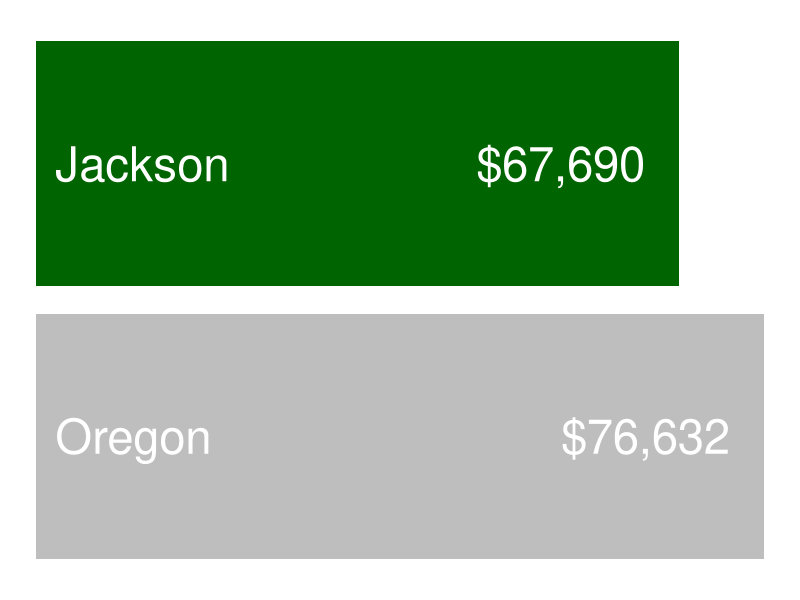
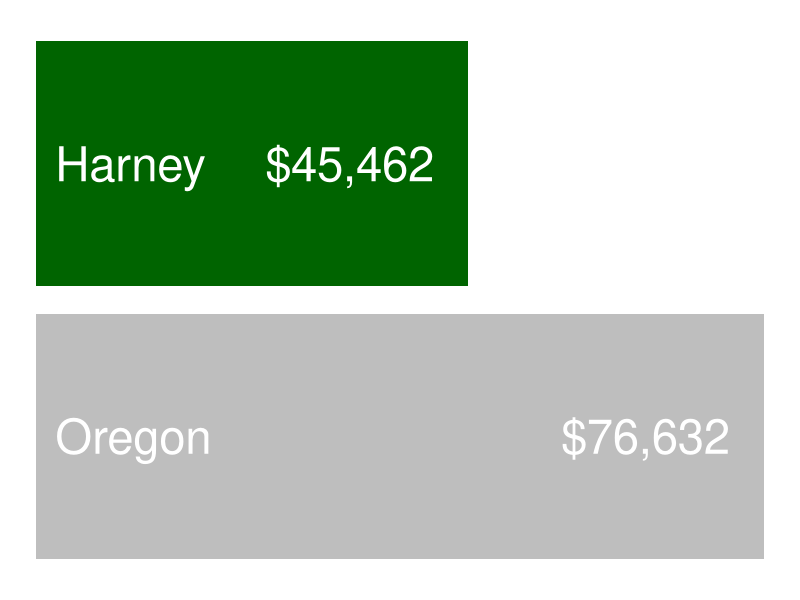
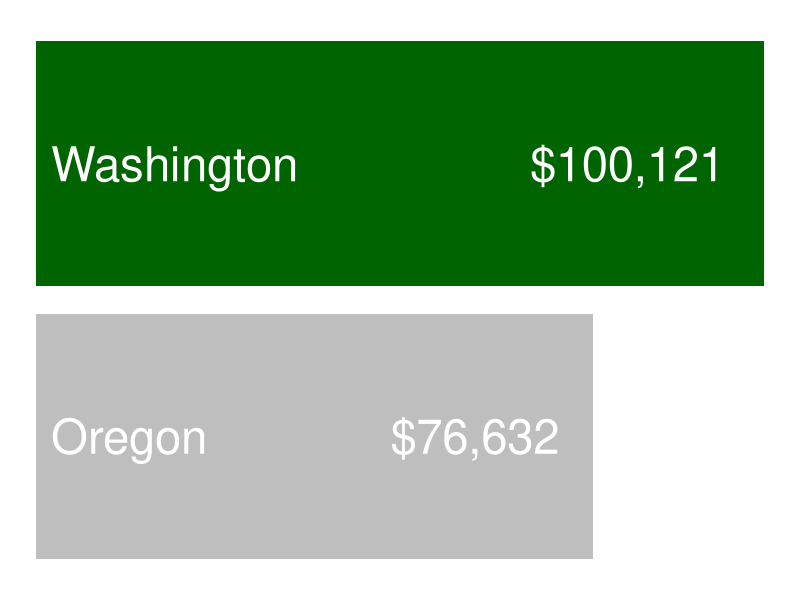
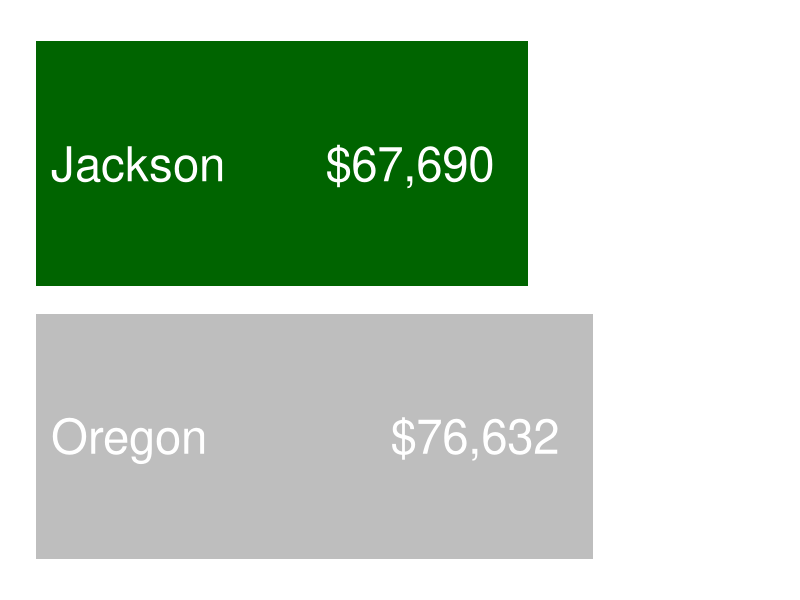
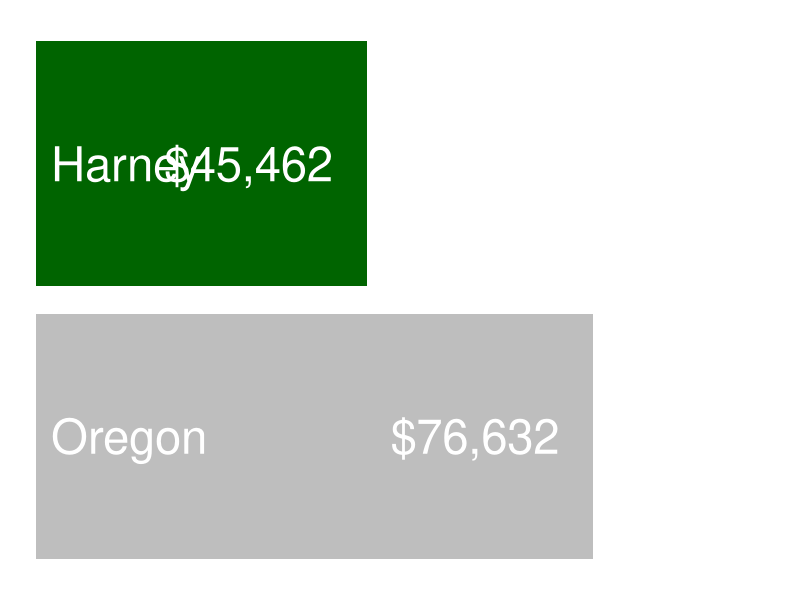
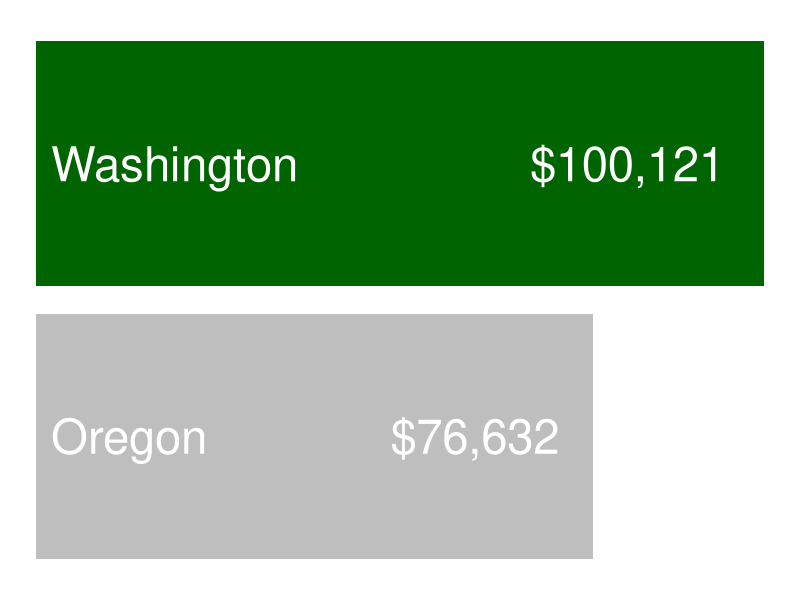
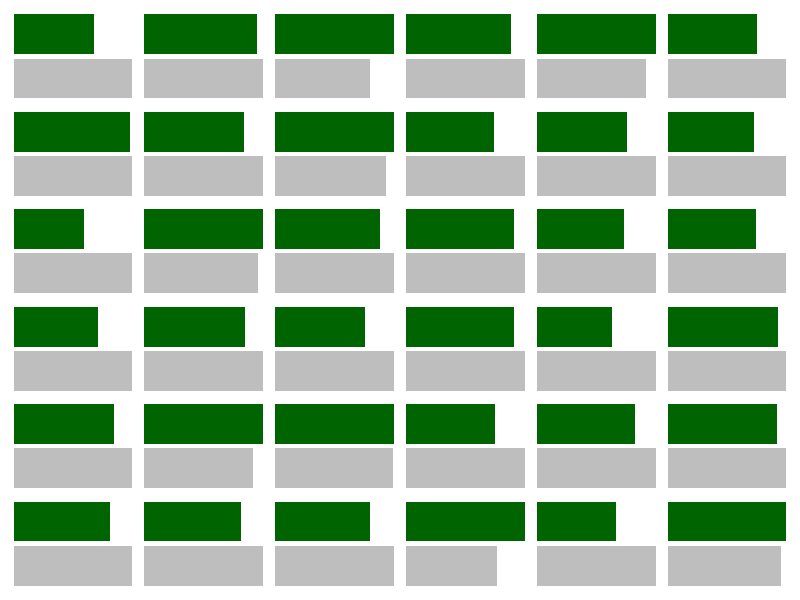
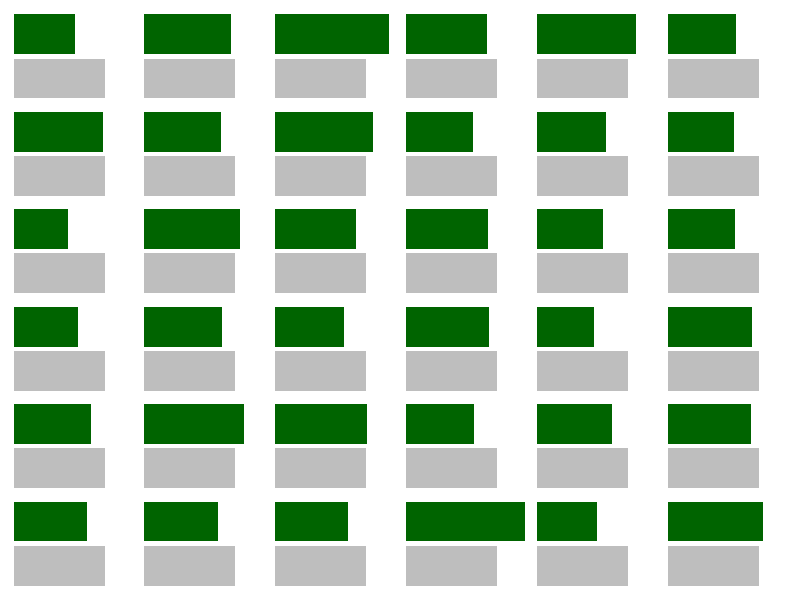

Reproduce these figures in R, in order.
## ---- chunk 1
library(tidyverse)
library(scales)
library(patchwork)
## ---- chunk 2
median_income <- read_csv("data/median_income.csv") |>
  rename("amount" = "value") |>
  mutate(amount_formatted = dollar(amount, 1)) |>
  select(geography, year, amount, amount_formatted) |>
  filter(year == 2024)

oregon_counties <-
  median_income |>
  distinct(geography) |>
  filter(!geography %in% c("Oregon", "Rural", "Urban")) |>
  pull(geography)
## ---- chunk 3
median_income_plot <- function(county) {
  median_income |>
    filter(geography %in% c(county, "Oregon")) |>
    mutate(geography = fct(geography, levels = c("Oregon", county))) |>
    ggplot(
      aes(
        x = amount,
        y = geography,
        label = amount_formatted,
        fill = geography
      )
    ) +
    geom_col(show.legend = FALSE) +
    geom_text(
      color = "white",
      hjust = 1.2,
      size = 12
    ) +
    geom_text(
      aes(
        x = 2000,
        label = geography
      ),
      color = "white",
      hjust = 0,
      size = 12
    ) +
    scale_fill_manual(values = c(
      "gray",
      "darkgreen"
    )) +
    theme_void()
}
## ---- chunk 4
median_income_plot("Jackson")
## ---- chunk 5
median_income_plot("Harney")
## ---- chunk 6
median_income_plot("Washington")
## ---- chunk 7
#| echo: true
max_median_income <-
  median_income |>
  slice_max(
    order_by = amount,
    n = 1
  ) |>
  pull(amount)
## ---- chunk 8
#| echo: true
max_median_income
## ---- chunk 9
median_income_plot_v2 <- function(county) {
  max_median_income <-
    median_income |>
    slice_max(
      order_by = amount,
      n = 1
    ) |>
    pull(amount)

  median_income |>
    filter(geography %in% c(county, "Oregon")) |>
    mutate(geography = fct(geography, levels = c("Oregon", county))) |>
    ggplot(
      aes(
        x = amount,
        y = geography,
        label = amount_formatted,
        fill = geography
      )
    ) +
    geom_col(show.legend = FALSE) +
    geom_text(
      color = "white",
      hjust = 1.2,
      size = 12
    ) +
    geom_text(
      aes(
        x = 2000,
        label = geography
      ),
      color = "white",
      hjust = 0,
      size = 12
    ) +
    scale_fill_manual(values = c(
      "gray",
      "darkgreen"
    )) +
    scale_x_continuous(
      limits = c(0, max_median_income)
    ) +
    theme_void() 
}
## ---- chunk 10
median_income_plot_v2("Jackson")
## ---- chunk 11
median_income_plot_v2("Harney")
## ---- chunk 12
median_income_plot_v2("Washington")
## ---- chunk 13
median_income_plot_no_text <- function(county) {
  median_income |>
    filter(geography %in% c(county, "Oregon")) |>
    mutate(geography = fct(geography, levels = c("Oregon", county))) |>
    ggplot(
      aes(
        x = amount,
        y = geography,
        label = amount_formatted,
        fill = geography
      )
    ) +
    geom_col(show.legend = FALSE) +
    # geom_text(
    #   color = "white",
    #   hjust = 1.2,
    #   size = 12
    # ) +
    # geom_text(
    #   aes(
    #     x = 2000,
    #     label = geography
    #   ),
    #   color = "white",
    #   hjust = 0,
    #   size = 12
    # ) +
    scale_fill_manual(values = c(
      "gray",
      "darkgreen"
    )) +
    theme_void()
}

wrap_plots(
  map(
    oregon_counties,
    median_income_plot_no_text
  )
)
## ---- chunk 14
median_income_plot_v2_no_text <- function(county) {
  max_median_income <-
    median_income |>
    slice_max(
      order_by = amount,
      n = 1
    ) |>
    pull(amount)

  median_income |>
    filter(geography %in% c(county, "Oregon")) |>
    mutate(geography = fct(geography, levels = c("Oregon", county))) |>
    ggplot(
      aes(
        x = amount,
        y = geography,
        label = amount_formatted,
        fill = geography
      )
    ) +
    geom_col(show.legend = FALSE) +
    # geom_text(
    #   color = "white",
    #   hjust = 1.2,
    #   size = 12
    # ) +
    # geom_text(
    #   aes(
    #     x = 2000,
    #     label = geography
    #   ),
    #   color = "white",
    #   hjust = 0,
    #   size = 12
    # ) +
    scale_fill_manual(values = c(
      "gray",
      "darkgreen"
    )) +
    scale_x_continuous(
      limits = c(0, max_median_income)
    ) +
    theme_void()
}

wrap_plots(
  map(
    oregon_counties,
    median_income_plot_v2_no_text
  )
)
